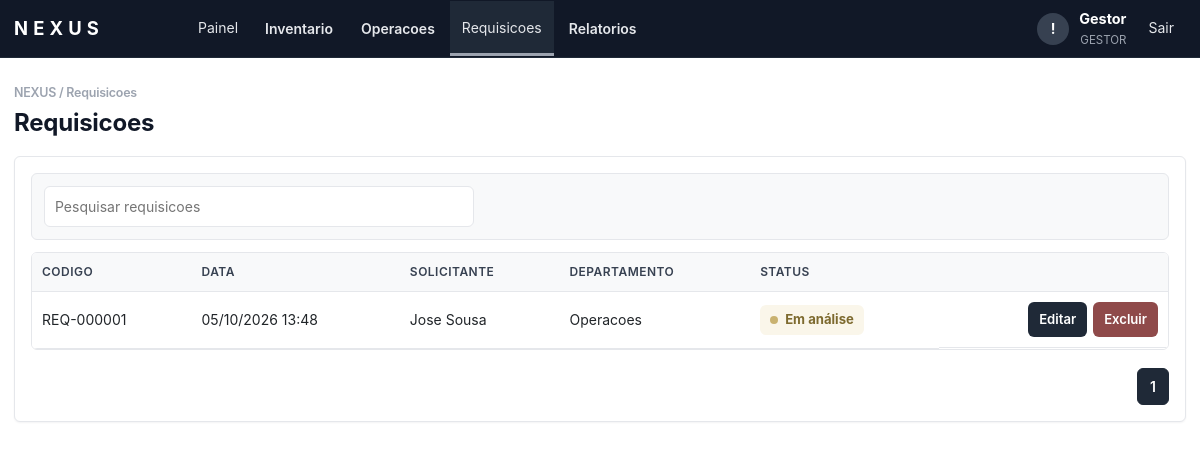
Page /index.php?page=requisicoes (signed in) on the committed database.
### tables this page shows
CREATE TABLE requisicoes (
    id                  INT AUTO_INCREMENT PRIMARY KEY,
    codigo_requisicao   VARCHAR(20) NOT NULL UNIQUE,
    usuario_id          INT NOT NULL,
    ativo_id            INT NULL,
    matricula           VARCHAR(20)  NOT NULL,
    cpf                 VARCHAR(14)  NOT NULL,
    nome                VARCHAR(120) NOT NULL,
    departamento        VARCHAR(120) NOT NULL,
    funcao              VARCHAR(120) NOT NULL,
    descricao           TEXT NOT NULL,
    status              ENUM('Em análise','Em processo de compra','Dependente','Negado','Concluído')
                            NOT NULL DEFAULT 'Em análise',
    aprovado_por        VARCHAR(120),
    data_solicitacao    DATE NOT NULL,
    hora_solicitacao    TIME NOT NULL,
    data_finalizacao    DATETIME NULL,
    created_at          TIMESTAMP DEFAULT CURRENT_TIMESTAMP,
    updated_at          TIMESTAMP DEFAULT CURRENT_TIMESTAMP ON UPDATE CURRENT_TIMESTAMP,

    INDEX idx_requisicoes_usuario (usuario_id),
    INDEX idx_requisicoes_status  (status),
    INDEX idx_requisicoes_data    (data_solicitacao, hora_solicitacao),
    INDEX idx_requisicoes_codigo  (codigo_requisicao),
    INDEX idx_requisicoes_ativo   (ativo_id),

    CONSTRAINT fk_requisicoes_usuario
        FOREIGN KEY (usuario_id) REFERENCES usuarios(id) ON DELETE CASCADE,
    CONSTRAINT fk_requisicoes_ativo
        FOREIGN KEY (ativo_id) REFERENCES ativos(id) ON DELETE SET NULL
);

### nova_modules.php (called while the page is built, shortened)
<?php
function nova_render_page(string $page,?string $flash): bool {
 return false;
}

### index.php (the view, shortened to what this page needs)
<?php
$config = require __DIR__ . '/config.php';
require_once __DIR__ . '/nova_modules.php';
function db(): PDO
{
    static $pdo = null;
    global $config;
    if (!$pdo) {
        $dsn = "mysql:host={$config['db_host']};dbname={$config['db_name']};charset=utf8mb4";
        $pdo = new PDO($dsn, $config['db_user'], $config['db_pass'], [
            PDO::ATTR_ERRMODE => PDO::ERRMODE_EXCEPTION,
            PDO::ATTR_DEFAULT_FETCH_MODE => PDO::FETCH_ASSOC,
        ]);
    }
    return $pdo;
}
function e(mixed $value): string
{
    return htmlspecialchars((string) $value, ENT_QUOTES, 'UTF-8');
}
function csrf(): string
{
    return $_SESSION['csrf'];
}
function current_user(): ?array
{
    return $_SESSION['user'] ?? null;
}
function current_profile(): ?string
{
    return current_user()['perfil'] ?? null;
}
function is_diretoria(): bool
{
    return current_profile() === 'diretoria';
}
function render_status_badge(string $status): string
{
    $classes = [
        'Concluído' => 'status-concluido',
        'Negado' => 'status-negado',
        'Recusada' => 'status-negado',
        'Aprovada' => 'status-concluido',
        'Em processo de compra' => 'status-processo',
        'Em análise' => 'status-analise',
        'Dependente' => 'status-dependente',
    ];
    $labels = ['Concluído' => 'Concluído', 'Em análise' => 'Em análise'];
    $class = $classes[$status] ?? 'status-analise';
    return '<span class="status-indicator ' . $class . '"><span class="status-dot"></span>' . e($labels[$status] ?? $status) . '</span>';
}
function render_topbar(string $area, array $links): void
{
    $user = current_user();
    echo '<header class="topbar">';
    echo '<div class="topbar-inner">';
    echo '<a class="brand" href="index.php?page=' . ($area === 'usuario' ? 'abrir-requisicao' : 'dashboard') . '"><span class="brand-name">NEXUS</span></a>';
    echo '<nav class="topnav">';
    foreach ($links as $href => $label) {
        if (is_array($label)) {
            $active = in_array(($_GET['page'] ?? 'dashboard'), array_keys($label), true) ? ' active-link' : '';
            echo '<div class="nav-dropdown"><button type="button" class="nav-dropdown-toggle' . $active . '">' . e((string) $href) . '</button><div class="nav-dropdown-menu">';
            echo '</div></div>';
            continue;
        }
        $active = (($_GET['page'] ?? 'dashboard') === $href) ? ' active-link' : '';
        echo '<a href="index.php?page=' . e($href) . '" class="' . $active . '">' . e($label) . '</a>';
    }
    echo '</nav>';
    echo '<div class="top-actions">';
    echo '<button type="button" class="notify-btn" aria-label="Notificacoes">!</button>';
    echo '<div class="user-area"><span>' . e($user['nome'] ?? 'Usuario') . '</span><small>' . e($user['perfil'] ?? $area) . '</small></div>';
    echo '<a class="logout-link" href="index.php?page=logout">Sair</a>';
    echo '</div></div></header>';
}
$page = $_GET['page'] ?? 'dashboard';
$flash = $_SESSION['flash'] ?? null;
?>
<!doctype html>
<html lang="pt-BR">
<head>
  <link rel="stylesheet" href="https://cdn.jsdelivr.net/npm/bootstrap@5.3.3/dist/css/bootstrap.min.css">
  <link rel="stylesheet" href="assets/style.css?v=<?= (int) @filemtime(__DIR__ . '/assets/style.css') ?>">
</head>
<body>
<?php if ($page === 'login'): ?>
  <main class="login">
    <form method="post" class="card login-card">
      <h1>NEXUS</h1>
      <p>Login unico para administradores e usuarios</p>
      <?php if ($flash): ?><div class="alert"><?= e($flash) ?></div><?php endif; ?>
      <input type="hidden" name="csrf" value="<?= e(csrf()) ?>">
      <label>E-mail<input name="email" type="email" required autocomplete="email"></label>
      <label>Senha<input name="senha" type="password" required autocomplete="current-password"></label>
      <button>Entrar</button>
    </form>
  </main>
<?php else:
    $menuLinks = [];
    if (current_profile() === 'administrador') {
        $menuLinks = [
            'dashboard' => 'Painel',
            'Inventario' => ['estoque' => 'Estoque', 'purchase-requests' => 'Solicitacoes de compra', 'inventory' => 'Auditoria de inventario'],
            'Operacoes' => ['movimentacoes' => 'Movimentacoes', 'ativos' => 'Ativos', 'qrcode' => 'QR Codes', 'categorias' => 'Categorias'],
            'requisicoes' => 'Requisicoes',
            'hiring' => 'Contratacoes',
            'Relatorios' => ['inventory-reports' => 'Relatorios de compra', 'movimentacoes' => 'Relatorio de itens em uso', 'importar' => 'Importar CSV', 'exportar' => 'Exportar CSV'],
        ];
    } elseif (current_profile() === 'gestor') {
        $menuLinks = [
            'dashboard' => 'Painel',
            'Inventario' => ['estoque' => 'Estoque'],
            'Operacoes' => ['movimentacoes' => 'Movimentacoes', 'ativos' => 'Ativos', 'qrcode' => 'QR Codes', 'categorias' => 'Categorias'],
            'requisicoes' => 'Requisicoes',
            'Relatorios' => ['movimentacoes' => 'Relatorio de itens em uso', 'importar' => 'Importar CSV', 'exportar' => 'Exportar CSV'],
        ];
    } elseif (current_profile() === 'diretoria') {
        $menuLinks = [
            'dashboard' => 'Painel',
            'requisicoes' => 'Requisicoes',
        ];
    } elseif (current_profile() === 'coordenacao_ti') {
        $menuLinks = ['dashboard' => 'Painel', 'requisicoes-ti' => 'Requisicoes TI', 'it-dashboard' => 'Aprovacoes TI'];
    } elseif (current_profile() === 'financeiro') {
        $menuLinks = ['dashboard' => 'Painel', 'finance-dashboard' => 'Compras'];
    } elseif (current_profile() === 'rh') {
        $menuLinks = ['rh-dashboard' => 'Equipamentos', 'hiring' => 'Contratacoes'];
    }
    ?>
  <?php render_topbar('administrador', $menuLinks); ?>
  <main class="workspace">
    <?php if (nova_render_page($page, $flash)): ?>
    <?php elseif ($page === 'requisicoes'):
        if (is_diretoria()) {
            $rows = db()->query("SELECT * FROM requisicoes WHERE status = 'Em processo de compra' ORDER BY id DESC")->fetchAll();
        } else {
            $rows = db()->query('SELECT * FROM requisicoes ORDER BY id DESC')->fetchAll();
        }
    ?>
      <h1>Requisicoes<?= is_diretoria() ? ' - Em processo de compra' : '' ?></h1>
      <section class="card">
        <div class="toolbar"><input class="table-search" data-target="req-admin-table" placeholder="Pesquisar requisicoes"></div>
        <div class="table-wrap"><table id="req-admin-table" class="data-table"><thead><tr><th>Codigo</th><th>Data</th><th>Solicitante</th><th>Departamento</th><th>Status</th><?php if (!is_diretoria()): ?><th></th><?php endif; ?></tr></thead><tbody>
          <?php foreach ($rows as $req): ?>
          <tr><td><?= e($req['codigo_requisicao']) ?></td><td><?= e(date('d/m/Y H:i', strtotime($req['data_solicitacao'] . ' ' . $req['hora_solicitacao']))) ?></td><td><?= e($req['nome']) ?></td><td><?= e($req['departamento']) ?></td><td><?= render_status_badge($req['status']) ?></td><?php if (!is_diretoria()): ?><td class="actions"><button type="button" class="mini" data-open-modal="req-<?= e($req['id']) ?>">Editar</button><a class="mini danger" href="index.php?page=excluir-requisicao&id=<?= e($req['id']) ?>" onclick="return confirm('Excluir requisicao?')">Excluir</a></td><?php endif; ?></tr>
          <?php endforeach; ?>
        </tbody></table></div>
      </section>
    <?php endif; ?>
  </main>
<?php endif; ?>
</body>
</html>

### rows in the picture
requisicoes: codigo_requisicao "REQ-000001", data_solicitacao+hora_solicitacao "05/10/2026 13:48", nome "Jose Sousa", departamento "Operacoes", status "Em análise"

### other values in the picture
$label "Painel"
$href "Inventario"
$href "Operacoes"
$label "Requisicoes"
$href "Relatorios"
$user['nome'] "Gestor"
$user['perfil'] "GESTOR"
